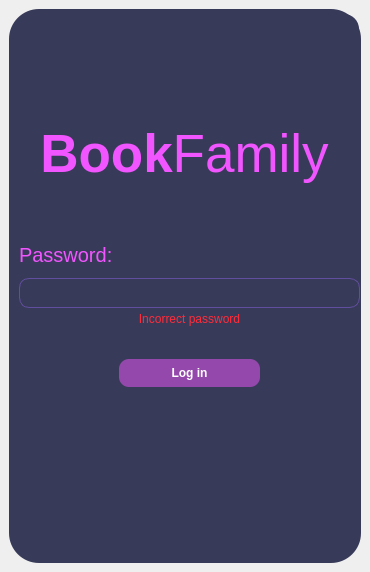
<?xml version="1.0" encoding="UTF-8"?>
<ui version="4.0">
 <class>LoginPageUi</class>
 <widget class="QMainWindow" name="LoginPageUi">
  <property name="geometry">
   <rect>
    <x>0</x>
    <y>0</y>
    <width>370</width>
    <height>572</height>
   </rect>
  </property>
  <property name="windowTitle">
   <string>MainWindow</string>
  </property>
  <widget class="QWidget" name="centralwidget">
   <layout class="QVBoxLayout" name="verticalLayout">
    <item>
     <widget class="QFrame" name="frame">
      <property name="styleSheet">
       <string notr="true">QFrame{

	background-color: rgb(56, 58, 89);
	border-radius: 30px;
}</string>
      </property>
      <property name="frameShape">
       <enum>QFrame::StyledPanel</enum>
      </property>
      <property name="frameShadow">
       <enum>QFrame::Raised</enum>
      </property>
      <widget class="QPushButton" name="pushButton">
       <property name="geometry">
        <rect>
         <x>310</x>
         <y>5</y>
         <width>40</width>
         <height>40</height>
        </rect>
       </property>
       <property name="styleSheet">
        <string notr="true">QPushButton {
	
	background-color: rgb(56, 58, 89);
	border-style: none;
	border-radius: 15px;
	
}
</string>
       </property>
       <property name="text">
        <string/>
       </property>
      </widget>
      <widget class="QLabel" name="label">
       <property name="geometry">
        <rect>
         <x>10</x>
         <y>200</y>
         <width>141</width>
         <height>91</height>
        </rect>
       </property>
       <property name="font">
        <font>
         <family>Segoe UI</family>
         <pointsize>15</pointsize>
        </font>
       </property>
       <property name="styleSheet">
        <string notr="true">color: rgb(241, 85, 255);</string>
       </property>
       <property name="text">
        <string>Password:</string>
       </property>
       <property name="alignment">
        <set>Qt::AlignLeading|Qt::AlignLeft|Qt::AlignVCenter</set>
       </property>
      </widget>
      <widget class="QLineEdit" name="lineEdit">
       <property name="geometry">
        <rect>
         <x>10</x>
         <y>269</y>
         <width>341</width>
         <height>30</height>
        </rect>
       </property>
       <property name="styleSheet">
        <string notr="true">QLineEdit{
	background-color: rgb(56, 58, 89);
    border-radius:10px;
	border: 1px solid rgb(98, 78, 159);
	color:white;
}</string>
       </property>
       <property name="inputMethodHints">
        <set>Qt::ImhNone</set>
       </property>
       <property name="text">
        <string/>
       </property>
      </widget>
      <widget class="QLabel" name="label_2">
       <property name="geometry">
        <rect>
         <x>0</x>
         <y>70</y>
         <width>351</width>
         <height>151</height>
        </rect>
       </property>
       <property name="font">
        <font>
         <family>Segoe UI</family>
         <pointsize>40</pointsize>
        </font>
       </property>
       <property name="styleSheet">
        <string notr="true">color: rgb(241, 85, 255);
</string>
       </property>
       <property name="text">
        <string>&lt;strong&gt;Book&lt;/strong&gt;Family</string>
       </property>
       <property name="alignment">
        <set>Qt::AlignCenter</set>
       </property>
      </widget>
      <widget class="QPushButton" name="pushButton_2">
       <property name="geometry">
        <rect>
         <x>110</x>
         <y>350</y>
         <width>141</width>
         <height>28</height>
        </rect>
       </property>
       <property name="font">
        <font>
         <weight>75</weight>
         <bold>true</bold>
        </font>
       </property>
       <property name="styleSheet">
        <string notr="true">QPushButton{
	border-style:none;
	border-radius: 10px;
	font-weight: bold;
	color:white;
	background-color: rgb(149, 72, 172);
}
QPushButton::hover{
	border: 0.5px solid white;
}</string>
       </property>
       <property name="text">
        <string>Log in</string>
       </property>
      </widget>
      <widget class="QLabel" name="label_3">
       <property name="geometry">
        <rect>
         <x>10</x>
         <y>300</y>
         <width>341</width>
         <height>20</height>
        </rect>
       </property>
       <property name="font">
        <font>
         <family>Segoe UI</family>
        </font>
       </property>
       <property name="styleSheet">
        <string notr="true">color: rgb(255, 44, 58);</string>
       </property>
       <property name="text">
        <string>Incorrect password</string>
       </property>
       <property name="alignment">
        <set>Qt::AlignCenter</set>
       </property>
      </widget>
     </widget>
    </item>
   </layout>
  </widget>
 </widget>
 <resources/>
 <connections/>
</ui>
